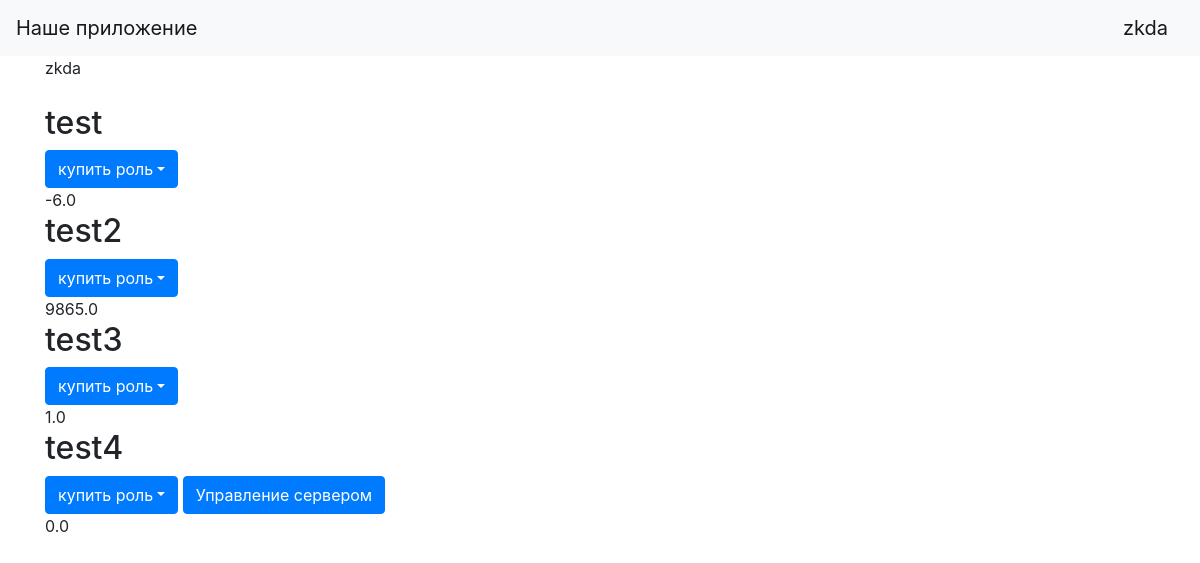
The page / (signed in) on the database its author committed.
### data/users_default.py (models this page shows, shortened)
class UsersDefault(SqlAlchemyBase, UserMixin, SerializerMixin):
    __tablename__ = 'users_default'
    id = sa.Column(sa.Integer, primary_key=True, autoincrement=True)
    name = sa.Column(sa.String, nullable=True)
    tag = sa.Column(sa.String, index=True, unique=True, nullable=True)
    email = sa.Column(sa.String, nullable=True, unique=True)
    hashed_password = sa.Column(sa.String, default=None)
    created_date = sa.Column(sa.DateTime, default=datetime.datetime.now())

### data/servers.py (models this page shows)
class Servers(SqlAlchemyBase, UserMixin, SerializerMixin):
    __tablename__ = 'servers'
    id = sa.Column(sa.Integer, primary_key=True, autoincrement=True)
    name = sa.Column(sa.String, nullable=False)
    roles_price = sa.Column(sa.JSON, nullable=False, default=dict())  # название : цена

### data/users_to_servers.py (models this page shows)
class UsersToServers(SqlAlchemyBase, UserMixin, SerializerMixin):
    __tablename__ = 'users_to_servers'
    autoincrement = sa.Column(sa.Integer, primary_key=True, autoincrement=True)
    server = sa.Column(sa.Integer, sa.ForeignKey('servers.id'), index=True)
    users = sa.Column(sa.Integer, sa.ForeignKey('users_default.id'), index=True)
    coins = sa.Column(sa.Float, nullable=False, default=0)
    roles = sa.Column(sa.JSON, nullable=False, default=set())
    is_admin = sa.Column(sa.Boolean, default=False, nullable=False)

### main.py (the view)
@app.route("/")
def index():  # опа а где sql?
    param = {}
    if current_user.is_authenticated:
        db_sess = db_session.create_session()
        user_name = current_user.name
        servers = dict()  # ansver.server
        for ansver in db_sess.query(UsersToServers).filter(UsersToServers.users == current_user.id).all():
            server = db_sess.query(Servers).filter(Servers.id == ansver.server).first()
            server_name = server.name
            server_id = server.id
            server_coins = ansver.coins
            is_admin = ansver.is_admin
            user_roles = ansver.roles
            servers_roles = server.roles_price
            servers[server_name] = {
                'server_coins': server_coins,
                'is_admin': is_admin,
                'server_id': server_id,
                'servers_roles': servers_roles,
                'user_roles': user_roles
            }
        param['is_login'] = current_user.is_authenticated
        param['username'] = user_name
        param['servers'] = servers
        param['is_admin'] = None
        param['status'] = None
    return render_template("index.html", **param)

### data/db_session.py (called while the page is built)
def create_session() -> Session:
    global __factory
    return __factory()

### main.py (called while the page is built)
@login_manager.user_loader
def load_user(user_id):
    db_sess = db_session.create_session()
    return db_sess.query(UsersDefault).get(user_id)

### templates/index.html (shortened to what this page needs)
{% extends "base.html" %}
{% block content %}
{% if is_login %}
<div>
    {{ username }}<br>
    {{ coins }}<br>
    {% for item in servers %}
        <h2>{{item}}</h2>
            <div class="dropdown{{servers[item]['server_id']}}">
                <button class="btn btn-primary dropdown-toggle" type="button" id="about-us" data-toggle="dropdown" aria-haspopup="true" aria-expanded="false">купить роль</button>
        {% if servers[item]['is_admin'] %}
            <a class="btn btn-primary " href="/server_menejment/{{servers[item]['server_id']}}">Управление сервером</a>
        {% endif %}
                </div>
        <div>{{servers[item]['server_coins']}}</div>
    {% endfor %}
</div>
{% else %}
<div>
   <a class="btn btn-primary " href="/register">Зарегистрироваться</a>
   <br><br><br>
   <a class="btn btn-success" href="/login">Войти</a>
</div>
{% endif %}
{% endblock %}

### templates/base.html (shortened to what this page needs)
<!doctype html>
<html lang="en">
<head>
    <link rel="stylesheet"
          href="https://stackpath.bootstrapcdn.com/bootstrap/4.4.1/css/bootstrap.min.css"
>
</head>
<body>
<header>
    <nav class="navbar navbar-light bg-light">
        <a class="navbar-brand" href="#">Наше приложение</a>
        {% if current_user.is_authenticated %}
            <a class="navbar-brand" href="/logout">{{ current_user.name }}</a>
        {% else %}
            <p>
                <a class="btn btn-primary " href="/register">Зарегистрироваться</a>
                <a class="btn btn-success" href="/login">Войти</a>
            </p>
        {% endif %}
    </nav>
</header>
<main role="main" class="container">
    {% block content %}{% endblock %}
</main>
</body>
</html>

### rows shown on the page
UsersDefault: name "zkda"
Servers: name "test", name.coins "-6.0"
Servers: name "test2", name.coins "9865.0"
Servers: name "test3", name.coins "1.0"
Servers: name "test4", name.coins "0.0"
